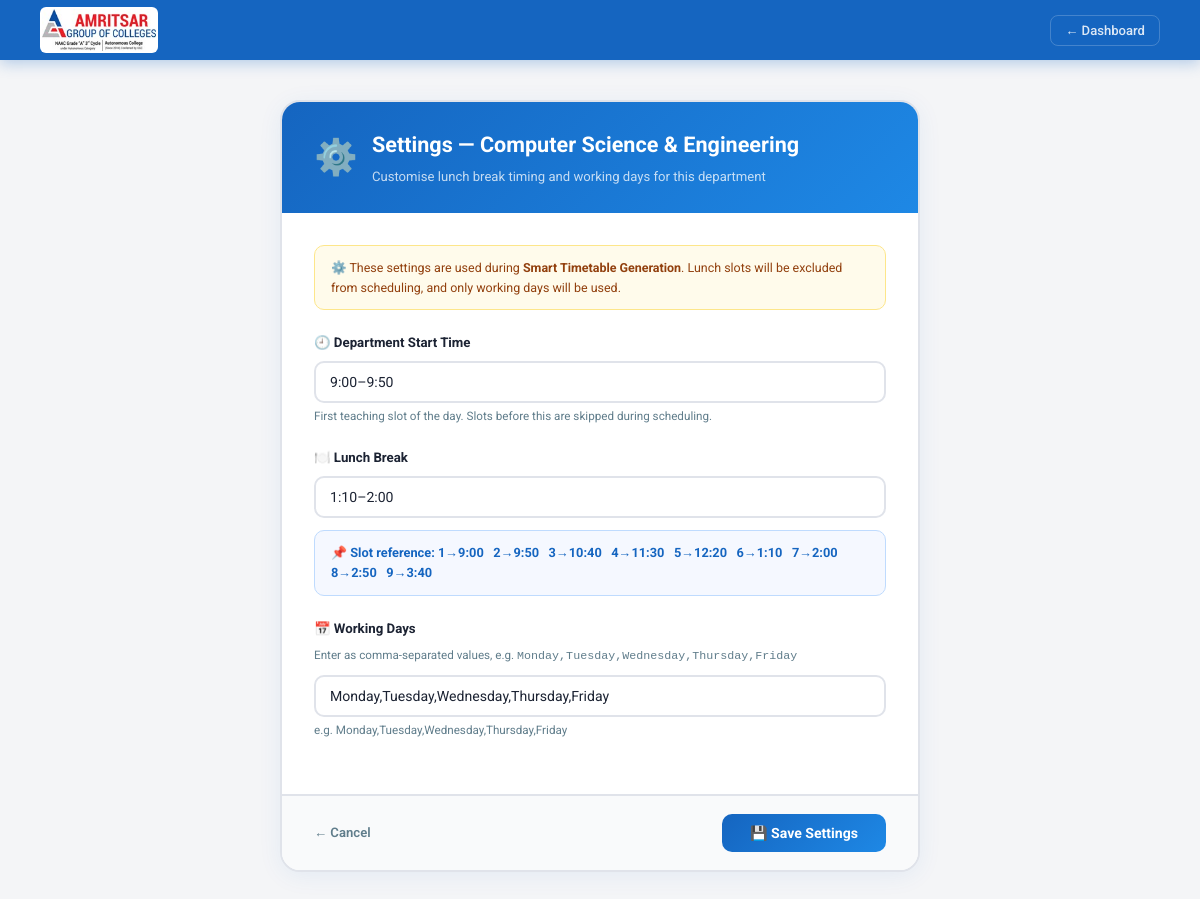
/department/84/settings/ (signed in), run on the app's committed database.
### scheduler/models.py (models this page shows, shortened)
class DepartmentSettings(models.Model):
    department = models.OneToOneField(Department, on_delete=models.CASCADE, related_name='settings')
    lunch_start_slot = models.IntegerField(default=5, choices=SLOT_CHOICES)
    lunch_end_slot   = models.IntegerField(default=5, choices=SLOT_CHOICES)
    dept_start_slot  = models.IntegerField(default=1, choices=SLOT_CHOICES,
                                           help_text='First slot of the day for this department (default: 1 = 9:00 AM)')
    working_days = models.CharField(max_length=200, default='Monday,Tuesday,Wednesday,Thursday,Friday')
    lecture_duration_minutes = models.IntegerField(default=50)

### scheduler/views.py (the view, shortened to what this page needs)
# urls.py: path('department/<int:dept_id>/settings/', views.dept_settings, name='dept_settings'),
def dept_settings(request, dept_id):
    from .forms import DepartmentSettingsForm
    dept = get_object_or_404(Department, id=dept_id)
    guard = _dept_guard(request, dept)
    if guard: return guard
    try:
        instance = dept.settings
    except DepartmentSettings.DoesNotExist:
        instance = None
    form = DepartmentSettingsForm(request.POST or None, instance=instance)
    return render(request, 'dept_settings_form.html', {
        'form': form, 'dept': dept, 'title': f'Settings — {dept.name}', 'icon': '⚙️'
    })

### scheduler/forms.py
class DepartmentSettingsForm(forms.ModelForm):
    class Meta:
        from scheduler.models import DepartmentSettings, SLOT_CHOICES
        model = __import__('scheduler.models', fromlist=['DepartmentSettings']).DepartmentSettings
        fields = ['dept_start_slot', 'lunch_start_slot', 'working_days']
        labels = {
            'dept_start_slot': 'Department Start Time (first slot)',
            'lunch_start_slot': 'Lunch Break',
            'working_days': 'Working Days (comma-separated)',
        }
        help_texts = {
            'dept_start_slot': 'First teaching slot of the day. Slots before this are skipped during scheduling.',
            'working_days': 'e.g. Monday,Tuesday,Wednesday,Thursday,Friday',
        }

### scheduler/accounts.py (called while the page is built, shortened)
def current_role(request):
    return request.session.get('role')

def current_display_name(request):
    return request.session.get('display_name', '')

def current_department_id(request):
    return request.session.get('department_id')

def object_department_id(obj):
    from .models import (Department, DepartmentSettings, Course, Room, Section,
                         Subject, Professor, ProfessorOccupiedTime, RoomOccupiedTime)
    if isinstance(obj, Department):
        return obj.id

def can_access_department(request, dept_id):
    role = current_role(request)
    if role == ADMIN:
        return True
    if role == DEPT_ADMIN:
        return dept_id is None or dept_id == current_department_id(request)
    return False

def can_access_object(request, obj):
    from .models import Professor
    return can_access_department(request, object_department_id(obj))

def auth_context(request):
    role = current_role(request)
    dept_name = ''
    dept_id = current_department_id(request)
    if dept_id:
        from .models import Department
        d = Department.objects.filter(id=dept_id).first()
        dept_name = d.name if d else ''
    return {
        'auth_role': role,
        'auth_display_name': current_display_name(request),
        'auth_is_admin': role == ADMIN,
        'auth_is_dept_admin': role == DEPT_ADMIN,
        'auth_is_staff': role in STAFF_ROLES,
        'auth_department_name': dept_name,
    }

### scheduler/views.py (called while the page is built)
def _dept_guard(request, obj):
    if not acc.can_access_object(request, obj):
        return HttpResponseForbidden(
            '<h1>403 — Access denied</h1>'
            '<p>You can only manage records for your own department.</p>'
            '<p><a href="/">← Dashboard</a></p>')
    return None

### template/dept_settings_form.html (shortened to what this page needs)
<!DOCTYPE html>
<html lang="en">
<head>
</head>
<body>
<nav>
  <div class="brand">
    <img src="/static/agclogo.jpg" alt="AGC">
  </div>
  <div class="nav-links">
    <a href="/">← Dashboard</a>
  </div>
</nav>
<main>
  <div class="form-shell">
    <div class="form-card">
      <div class="form-header">
        <div class="form-header-icon">{{ icon }}</div>
        <div class="form-header-text">
          <h1>{{ title }}</h1>
          <p>Customise lunch break timing and working days for this department</p>
        </div>
      </div>
      <form method="post">
        <div class="form-body">
          <div class="info-box">
            ⚙️ These settings are used during <strong>Smart Timetable Generation</strong>. Lunch slots will be excluded from scheduling, and only working days will be used.
          </div>
          <div class="field-group">
            <label>🕘 Department Start Time</label>
            {{ form.dept_start_slot }}
            <div class="help-text">{{ form.dept_start_slot.help_text }}</div>
          </div>
          <div class="field-group">
            <label>🍽️ Lunch Break</label>
            {{ form.lunch_start_slot }}
            <div class="slot-preview">
              📌 Slot reference: 1→9:00 &nbsp; 2→9:50 &nbsp; 3→10:40 &nbsp; 4→11:30 &nbsp; 5→12:20 &nbsp; 6→1:10 &nbsp; 7→2:00 &nbsp; 8→2:50 &nbsp; 9→3:40
            </div>
          </div>
          <div class="field-group">
            <label>📅 Working Days</label>
            <div class="help-text" style="margin-bottom:10px;">Enter as comma-separated values, e.g. <code>Monday,Tuesday,Wednesday,Thursday,Friday</code></div>
            {{ form.working_days }}
            <div class="help-text">{{ form.working_days.help_text }}</div>
          </div>
        </div>
        <div class="form-footer">
          <a href="/" class="cancel-link">← Cancel</a>
          <button type="submit" class="btn-save">💾 Save Settings</button>
        </div>
      </form>
    </div>
  </div>
</main>
</body>
</html>

### template/dept_settings_form.html (style rules this page uses)
*,*::before,*::after { box-sizing:border-box;margin:0;padding:0 }
:root { --bg:#f4f5f7;--surface:#fff;--border:#e0e3ea;--blue:#1565c0;--blue-light:#e3f0ff; --red:#d32f2f;--green:#16a34a;--amber:#d97706;--text:#1c2333;--muted:#607d8b; }
body { font-family:'Roboto',sans-serif;font-size:15px;background:var(--bg);color:var(--text);min-height:100vh;line-height:1.6; }
nav { display:flex;align-items:center;justify-content:space-between;padding:0 40px; height:60px;background:var(--blue);box-shadow:0 3px 14px rgba(21,101,192,.3); }
.brand { display:flex;align-items:center;gap:12px; }
.brand img { height:46px;width:auto;border-radius:6px;background:#fff;padding:2px; }
.nav-links a { font-size:.82rem;font-weight:500;color:rgba(255,255,255,.85);text-decoration:none; padding:7px 14px;border-radius:8px;border:1px solid rgba(255,255,255,.2); }
main { padding:40px;display:flex;justify-content:center; }
.form-shell { width:100%;max-width:640px; }
.form-card { background:#fff;border:2px solid var(--border);border-radius:20px;overflow:hidden; box-shadow:0 4px 24px rgba(21,101,192,.07); }
.form-header { padding:26px 32px;background:linear-gradient(135deg,var(--blue),#1e88e5); display:flex;align-items:center;gap:14px; }
.form-header-icon { font-size:2.2rem; }
.form-header-text h1 { font-family:'Roboto',sans-serif;font-size:1.35rem;font-weight:700;color:#fff; }
.form-header-text p { color:rgba(255,255,255,.75);font-size:.82rem;margin-top:3px; }
.form-body { padding:32px; }
.field-group { margin-bottom:22px; }
label { display:block;font-size:.83rem;font-weight:700;color:var(--text);margin-bottom:7px; }
.help-text { font-size:.73rem;color:var(--muted);margin-top:5px;line-height:1.5; }
select,input[type=text],input[type=number] { width:100%;padding:11px 14px; border:2px solid var(--border);border-radius:10px;font-family:'Roboto',sans-serif; font-size:.88rem;color:var(--text);background:#fff;transition:border .2s;appearance:none; }
.slot-preview { margin-top:12px;background:#f5f8ff;border-radius:10px;padding:12px 16px; border:1.5px solid #bfdbfe;font-size:.8rem;color:var(--blue);font-weight:700; }
.form-footer { display:flex;align-items:center;justify-content:space-between; padding:18px 32px;background:#f9fafb;border-top:2px solid var(--border); }
.btn-save { padding:11px 28px;background:linear-gradient(135deg,var(--blue),#1e88e5); color:#fff;font-size:.88rem;font-weight:700;border:none;border-radius:10px;cursor:pointer; font-family:'Roboto',sans-serif;transition:all .2s; }
.cancel-link { font-size:.82rem;color:var(--muted);text-decoration:none;font-weight:600; }
.info-box { background:#fffbeb;border:1.5px solid #fde68a;border-radius:10px; padding:12px 16px;margin-bottom:22px;font-size:.78rem;color:#92400e;line-height:1.6; }

### data on the page
DepartmentSettings: dept_start_slot "9:00–9:50", lunch_start_slot "1:10–2:00", working_days "Monday,Tuesday,Wednesday,Thursday,Friday"

### other printed values
{{ icon }} "⚙️"
{{ title }} "Settings — Computer Science & Engineering"
